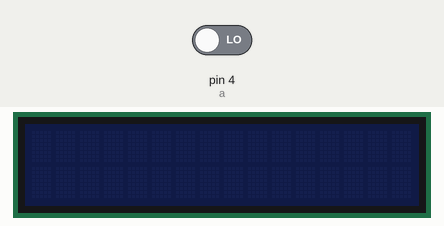
Bench run of a sketch on a simulated Arduino Uno, built with avr-gcc and run on an emulated ATmega328P. Parts: 16×2 character LCD. Inputs (shaded band) come from the test bench; at power-on: pin 4 (a) LOW. What the sketch prints to the serial monitor is not drawn.

Above: at 1.3 s.
1.4 s: pin 4 (a) driven HIGH
At 3.4 s:
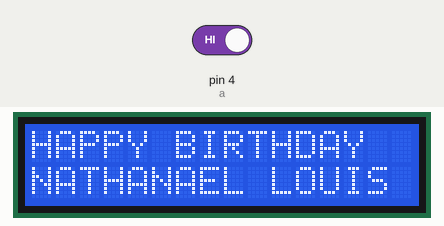
At 7.2 s:
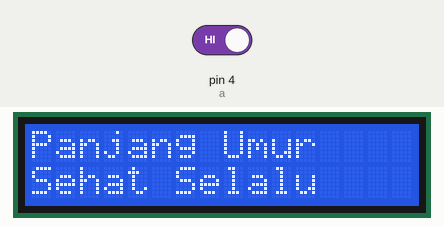
Timing chart, 0 to 8.7 s (numbered marks = the images above; inputs shaded):
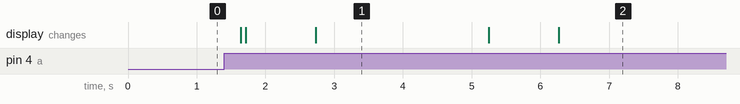

Measured:
- after the input at 1.4 s, the display: first changes after 0.24 s (image 1 shows a later state)
- what the display in image 1 shows lasts 2.5 s, from 2.7 s to 5.2 s

The sketch:

ucapanultah.ino
```cpp
 #include <LiquidCrystal_I2C.h>
#define a 4
  int n = 0;
LiquidCrystal_I2C lcd(0x27,16,2);  // Kalau gagal ganti 0x3F ke 0x27 for a 16 chars and 2 line display
void setup()
{
pinMode(a,INPUT);
Serial.begin(9600);
 lcd.backlight();
  lcd.setCursor(0,0);
  lcd.print("                                     ");
  delay(100);
  lcd.setCursor(0,1);
  lcd.print("                                      ");
}


void loop()
{
int tombol;
tombol = digitalRead(a);
Serial.print("tombol = ");
Serial.println(tombol);
Serial.print("n = ");
Serial.println(n);

if(tombol >= 1){
  n = n+1;
  delay(200);

   if(n == 1){
 lcd.init();                      // initialize the lcd
  // Print a message to the LCD.
  lcd.backlight();
  lcd.setCursor(0,0);
  lcd.print("HAPPY BIRTHDAY");
  delay(1000);
  lcd.setCursor(0,1);
  lcd.print("NATHANAEL LOUIS A");
  delay(2500);
  lcd.setCursor(0,0);
  lcd.print("Panjang Umur  ");
  delay(1000);
  lcd.setCursor(0,1);
  lcd.print("Sehat Selalu      ");
  delay(2500);
  lcd.setCursor(0,0);
  lcd.print("Makin Pintar  ");
  delay(1000);
  lcd.setCursor(0,1);
  lcd.print("Makin Diberkati");
  delay(2500);
  lcd.setCursor(0,1);
  lcd.print("GOD BLESS YOU :)");
  delay(2500);
  lcd.setCursor(0,0);
  lcd.print("Ultah Ke-17  ");
  delay(1000);
  lcd.setCursor(0,1);
  lcd.print("10 February 2007  ");
  delay(2500);
  lcd.setCursor(0,0);
  lcd.print("                                  ");
  delay(100);
  lcd.setCursor(0,1);
  lcd.print("                                 ");
  delay(5000);
  }
}
}
```
